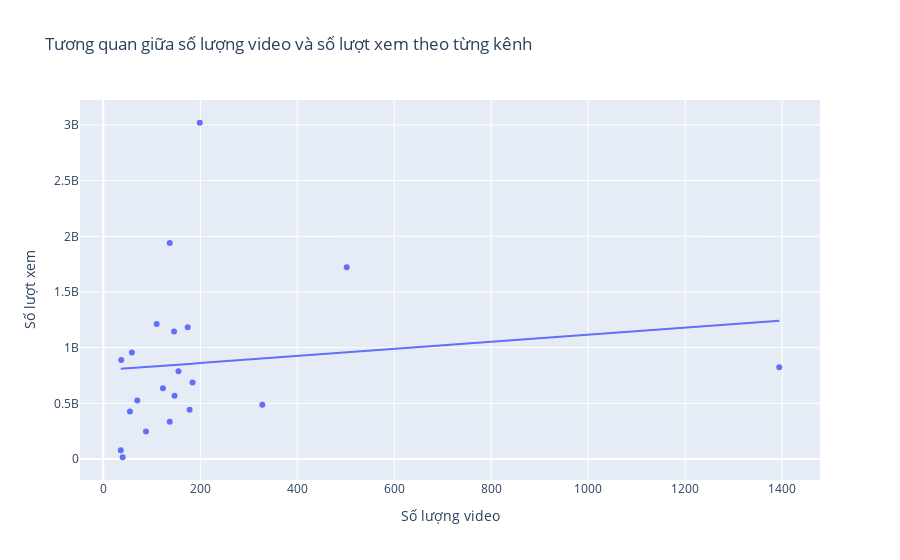

Notebook cell for this chart:
### Markdown cell above
### Trực quan mối quan hệ số lượt xem và số video đăng tải

### Code cell
videos_per_channel = df.groupby('Tên kênh').size().reset_index(name='Số lượng video')

# Tính tổng số lượt xem theo từng kênh
views_per_channel = df.groupby('Tên kênh')['Số lượt xem'].sum().reset_index()

# Gộp dữ liệu để vẽ biểu đồ
merged_df = pd.merge(videos_per_channel, views_per_channel, on='Tên kênh')

# Vẽ biểu đồ phân tán
fig = px.scatter(merged_df, x='Số lượng video', y='Số lượt xem',
                 title='Tương quan giữa số lượng video và số lượt xem theo từng kênh',
                 labels={'Số lượng video': 'Số lượng video', 'Số lượt xem': 'Số lượt xem'},
                 hover_name='Tên kênh',
                 trendline='ols')
fig.show()

### Figure 1 — Plotly figure (JSON) as saved in the notebook; plotly's stock layout.template omitted (floating-point values rounded to 4 significant figures)
{"data": [{"hovertemplate": "<b>%{hovertext}</b><br><br>Số lượng video=%{x}<br>Số lượt xem=%{y}<extra></extra>", "hovertext": ["AMEE", "BÍCH PHƯƠNG", "Chi Pu Official", "ERIK Official", "Hoàng Thùy Linh", "Hòa Minzy", "J97", "JustaTeeMusic", "MCK // Nger", "MIN OFFICIAL", "Mono Official", "My Tam", "Phan Mạnh Quỳnh Official", "Pháo Northside", "Sơn Tùng M-TP Official", "Trúc Nhân", "Vũ Official", "Wowy", "tlinh", "Đen Vâu Official", "Đàm Vĩnh Hưng"], "legendgroup": "", "marker": {"color": "#636efa", "symbol": "circle"}, "mode": "markers", "name": "", "orientation": "v", "showlegend": false, "type": "scatter", "x": [40, 174, 328, 155, 184, 147, 37, 59, 55, 146, 88, 502, 70, 36, 199, 110, 123, 178, 137, 137, 1394], "xaxis": "x", "y": [15759726, 1183371032, 486952419, 788658642, 686047378, 567199815, 889344399, 955808863, 426671295, 1144620320, 246823921, 1722169565, 524896438, 79397057, 3019731328, 1212892460, 635195082, 443036772, 333946656, 1938907750, 824409056], "yaxis": "y"}, {"hovertemplate": "<b>OLS trendline</b><br>Số lượt xem = 318194 * Số lượng video + 7.97996e+08<br>R<sup>2</sup>=0.017971<br><br>Số lượng video=%{x}<br>Số lượt xem=%{y} <b>(trend)</b><extra></extra>", "legendgroup": "", "marker": {"color": "#636efa", "symbol": "circle"}, "mode": "lines", "name": "", "showlegend": false, "type": "scatter", "x": [36, 37, 40, 55, 59, 70, 88, 110, 123, 137, 137, 146, 147, 155, 174, 178, 184, 199, 328, 502, 1394], "xaxis": "x", "y": [809500000.0, 809800000.0, 810700000.0, 815500000.0, 816800000.0, 820300000.0, 826000000.0, 833000000.0, 837100000.0, 841600000.0, 841600000.0, 844500000.0, 844800000.0, 847300000.0, 853400000.0, 854600000.0, 856500000.0, 861300000.0, 902400000.0, 957700000.0, 1242000000.0], "yaxis": "y"}], "layout": {"legend": {"tracegroupgap": 0}, "title": {"text": "Tương quan giữa số lượng video và số lượt xem theo từng kênh"}, "xaxis": {"anchor": "y", "domain": [0, 1], "title": {"text": "Số lượng video"}}, "yaxis": {"anchor": "x", "domain": [0, 1], "title": {"text": "Số lượt xem"}}}}
